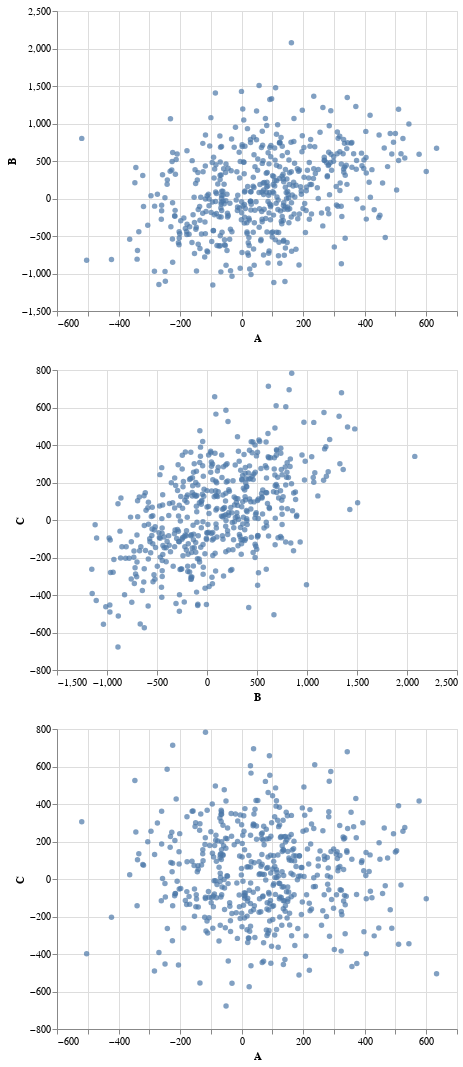

Here is the notebook cell this chart was saved with:
### Code cell
A, B, C = random.choice(ABC_all).transpose()
AB = alt.Chart(pd.DataFrame({"A":A, "B":B})).mark_circle().encode(
    x="A",
    y="B")
BC= alt.Chart(pd.DataFrame({"B":B, "C":C})).mark_circle().encode(
    x="B",
    y="C")
AC = alt.Chart(pd.DataFrame({"A":A, "C":C})).mark_circle().encode(
    x="A",
    y="C")

alt.vconcat(AB, BC, AC)

### Figure 1 — Vega-Lite specification as saved in the notebook (floating-point values rounded to 4 significant figures; data arrays with more than 128 entries replaced by an {"elided": "..."} marker saying what was removed)
{"config": {"view": {"continuousWidth": 400, "continuousHeight": 300}}, "vconcat": [{"data": {"name": "data-bcbf3ad4e882d66542f839f4791d14f7"}, "mark": "circle", "encoding": {"x": {"field": "A", "type": "quantitative"}, "y": {"field": "B", "type": "quantitative"}}}, {"data": {"name": "data-d61d0e0e20345df95ef2accc96a361c6"}, "mark": "circle", "encoding": {"x": {"field": "B", "type": "quantitative"}, "y": {"field": "C", "type": "quantitative"}}}, {"data": {"name": "data-bd77fccf168084ce0030dfe1eb799bf1"}, "mark": "circle", "encoding": {"x": {"field": "A", "type": "quantitative"}, "y": {"field": "C", "type": "quantitative"}}}], "$schema": "https://vega.github.io/schema/vega-lite/v4.17.0.json", "datasets": {"data-bcbf3ad4e882d66542f839f4791d14f7": {"elided": "500 records"}, "data-d61d0e0e20345df95ef2accc96a361c6": {"elided": "500 records"}, "data-bd77fccf168084ce0030dfe1eb799bf1": {"elided": "500 records"}}}
